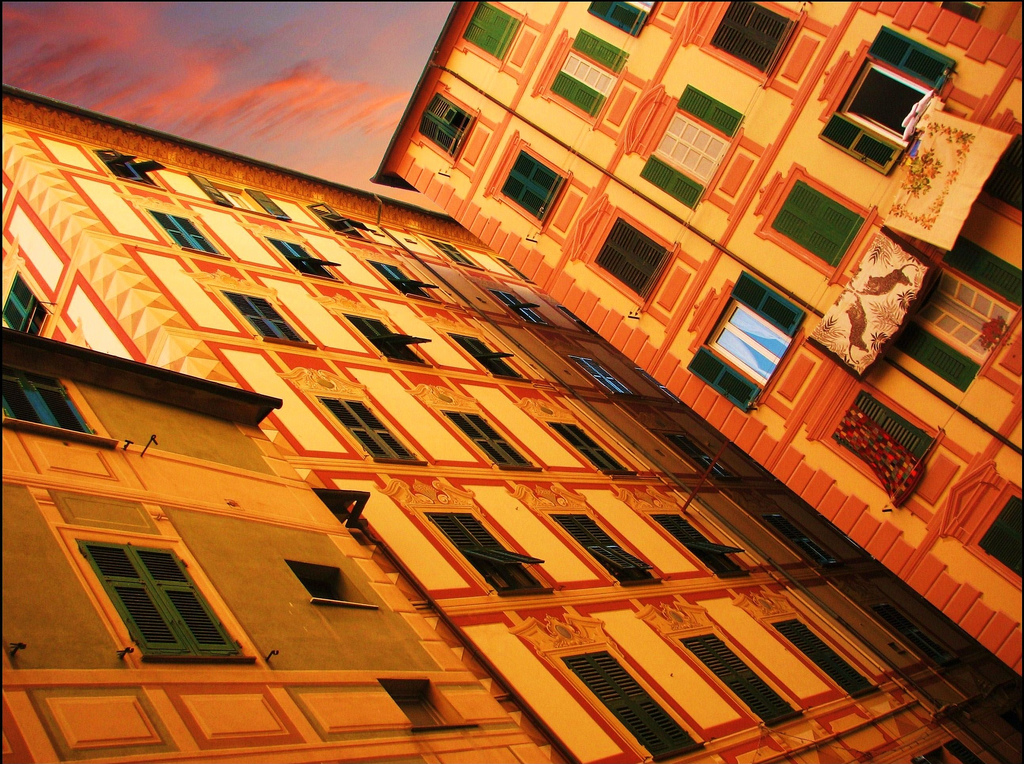
#> input picture 1_code/HW2/original_image/img_013_SRF_4_HR.png, 1024 x 764 px; its folder holds only this picture in this run
$ python main_algorithm.py
#> lines starting #> are read from the running program, lines starting #| are printed output that depends on the picture
"""使用自動 Gamma 校正與 CLAHE 批次調整照片。"""

import argparse
import math
from pathlib import Path

import numpy as np
from PIL import Image, ImageOps, UnidentifiedImageError

ROOT = Path(__file__).resolve().parent
EXTENSIONS = {".jpg", ".jpeg", ".png", ".bmp", ".tif", ".tiff", ".webp"}


def clahe(luminance: np.ndarray, tiles: int = 8, clip_limit: float = 1.4) -> np.ndarray:
    """限制對比度自適應直方圖均衡化，並在相鄰區塊間雙線性插值。"""
    height, width = luminance.shape
    rows, cols = min(tiles, height), min(tiles, width)
    y_edges = np.linspace(0, height, rows + 1, dtype=int)
    x_edges = np.linspace(0, width, cols + 1, dtype=int)
    tables = np.empty((rows, cols, 256), dtype=np.float64)
    for row in range(rows):
        for col in range(cols):
            tile = luminance[y_edges[row]:y_edges[row + 1], x_edges[col]:x_edges[col + 1]]
            hist = np.bincount(tile.ravel(), minlength=256)
            limit = max(1, int(clip_limit * tile.size / 256))
            excess = int(np.maximum(hist - limit, 0).sum())
            hist = np.minimum(hist, limit)
            hist += excess // 256
            hist[:excess % 256] += 1
            tables[row, col] = np.cumsum(hist) * (255.0 / tile.size)

    # 依各區塊中心定位，以插值消除區塊邊界。
    y_centers = (y_edges[:-1] + y_edges[1:] - 1) / 2
    x_centers = (x_edges[:-1] + x_edges[1:] - 1) / 2
    yy = np.interp(np.arange(height), y_centers, np.arange(rows))
    xx = np.interp(np.arange(width), x_centers, np.arange(cols))
    y0 = np.floor(yy).astype(int)[:, None]
    x0 = np.floor(xx).astype(int)[None, :]
    y1 = np.minimum(y0 + 1, rows - 1)
    x1 = np.minimum(x0 + 1, cols - 1)
    wy = (yy[:, None] - y0)
    wx = (xx[None, :] - x0)
    top = tables[y0, x0, luminance] * (1 - wx) + tables[y0, x1, luminance] * wx
    bottom = tables[y1, x0, luminance] * (1 - wx) + tables[y1, x1, luminance] * wx
    return top * (1 - wy) + bottom * wy


def correct_exposure(image: Image.Image, target: float) -> tuple[Image.Image, float]:
    """先以 Gamma 微調整體曝光，再用 CLAHE 增加局部亮度對比。"""
    image = ImageOps.exif_transpose(image).convert("RGB")
    sample = image.copy()
    sample.thumbnail((512, 512))
    histogram = sample.convert("L").histogram()
    pixel_count = sum(histogram)
    mean = sum(value * count for value, count in enumerate(histogram)) / pixel_count / 255
    # 全黑及全白沒有可供調整的細節，也避免 log(0) 或除以零。
    if mean <= 0.001 or mean >= 0.999:
        return image, 1.0
    # 減弱自動校正，保留夕陽、陰天等場景原本的氣氛。
    estimated_gamma = math.log(target) / math.log(mean)
    gamma = max(0.75, min(1.04, 1 + (estimated_gamma - 1) * 0.7))
    ycbcr = np.array(image.convert("YCbCr"))
    luminance = ycbcr[:, :, 0]
    lookup = np.array([round(255 * (value / 255) ** gamma) for value in range(256)], dtype=np.uint8)
    corrected = lookup[luminance]
    enhanced = clahe(corrected)
    # 混合原亮度與 CLAHE 結果，避免局部對比和雜訊過強。
    ycbcr[:, :, 0] = np.clip(0.7 * corrected + 0.3 * enhanced, 0, 255).astype(np.uint8)
    return Image.fromarray(ycbcr, "YCbCr").convert("RGB"), gamma


def main() -> None:
    parser = argparse.ArgumentParser(description="用自動 Gamma 校正與 CLAHE 調整圖片曝光")
    parser.add_argument("--target", type=float, default=0.5, help="目標平均亮度，介於 0 和 1 之間（預設 0.5）")
    args = parser.parse_args()
    if not 0 < args.target < 1:
        parser.error("--target 必須介於 0 和 1 之間，不含 0 和 1")
    source = ROOT / "original_image"
    destination = ROOT / "after_image"
    if not source.is_dir():
        parser.error(f"找不到輸入資料夾：{source}")
    destination.mkdir(parents=True, exist_ok=True)
    files = sorted(path for path in source.iterdir() if path.is_file() and path.suffix.lower() in EXTENSIONS)
    if not files:
        print(f"沒有找到圖片：{source}")
        return
    failures = 0
    for path in files:
        try:
            with Image.open(path) as image:
#> image is the input picture: PIL image 1024x764 RGB; mean R, G, B 170.7, 97.2, 41
                result, gamma = correct_exposure(image, args.target)
#> in correct_exposure, `sample.thumbnail((512, 512))`:
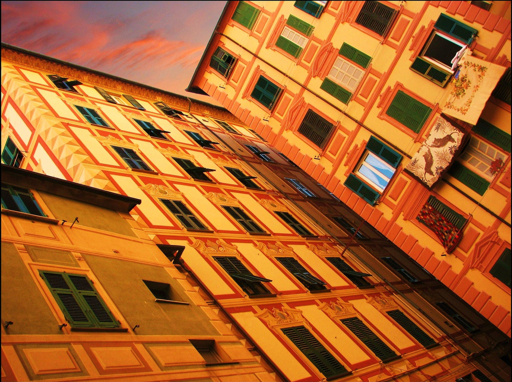
#> sample: PIL image 512x382 RGB; mean R, G, B 170.7, 97.2, 41
#> in correct_exposure, `histogram = sample.convert("L").histogram()`: histogram = 256 values, max 1677 at index 117, min 0 at index 241, mean 764
#> in correct_exposure, `pixel_count = sum(histogram)`: pixel_count = 195584
#> in correct_exposure, `mean = sum(value * count for value, count in enumerate(histogram)) / p..`: mean = 0.442
#> in correct_exposure, `estimated_gamma = math.log(target) / math.log(mean)`: estimated_gamma = 0.85
#> in correct_exposure, `gamma = max(0.75, min(1.04, 1 + (estimated_gamma - 1) * 0.7))`: gamma = 0.895
#> in correct_exposure, `luminance = ycbcr[:, :, 0]`:
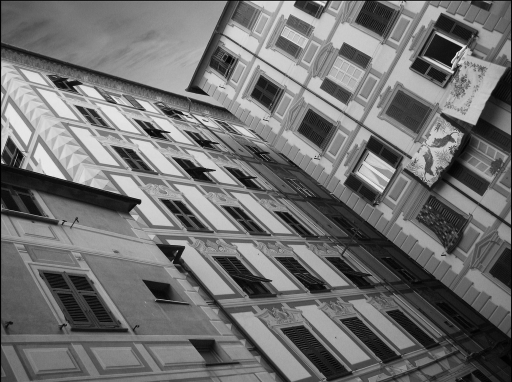
#> luminance: shape (764, 1024) (shown at 1/2 size); min 0, max 252, mean 112.3
#> in correct_exposure, `lookup = np.array([round(255 * (value / 255) ** gamma) for value in ra..`: lookup = 256 values from 0 to 255
#> in clahe, `bottom = tables[y1, x0, luminance] * (1 - wx) + tables[y1, x1, luminan..`:
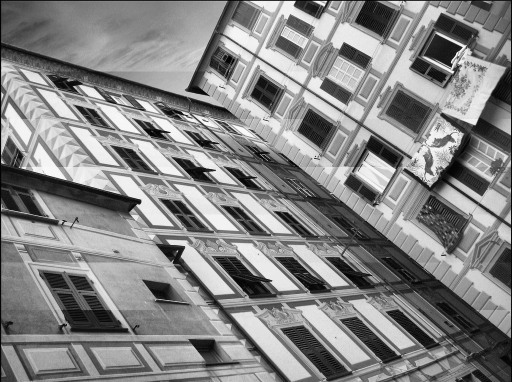
#> bottom: shape (764, 1024) float64 (shown at 1/2 size); min 0.25, max 254, mean 133.5
#> in clahe, `return top * (1 - wy) + bottom * wy`:
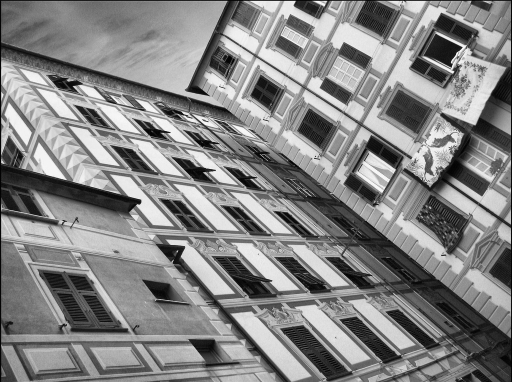
#> returned value: shape (764, 1024) float64 (shown at 1/2 size); min 0.254, max 254.1, mean 132.8
#> in correct_exposure, `ycbcr[:, :, 0] = np.clip(0.7 * corrected + 0.3 * enhanced, 0, 255).ast..`:
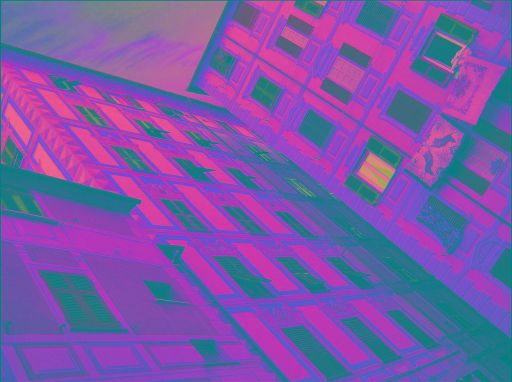
#> ycbcr: shape (764, 1024, 3) (shown at 1/2 size); mean R, G, B 123.7, 87.1, 168.9
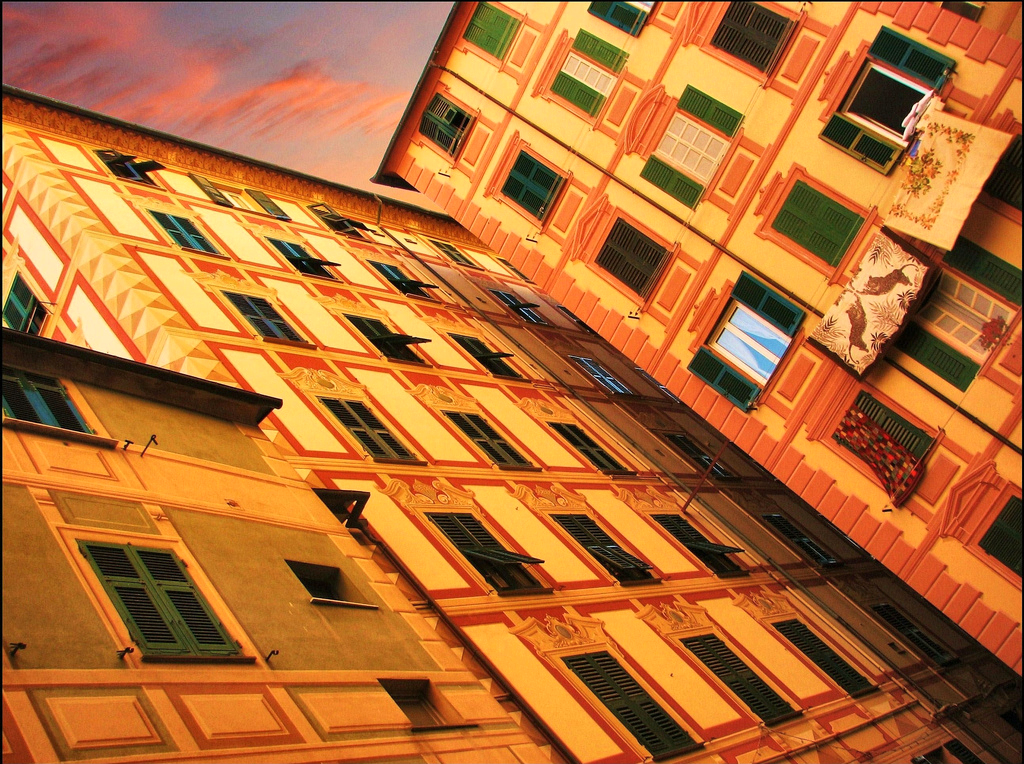
#> result: PIL image 1024x764 RGB; mean R, G, B 179.6, 108.2, 50.7
#> gamma = 0.895
                result.save(destination / path.name)
            print(f"{path.name} -> after_image/{path.name} (gamma={gamma:.2f})")
#| img_013_SRF_4_HR.png -> after_image/img_013_SRF_4_HR.png (gamma=0.89)
        except (OSError, ValueError, UnidentifiedImageError) as error:
            failures += 1
            print(f"處理失敗：{path.name}：{error}")
    if failures:
        raise SystemExit(1)


if __name__ == "__main__":
    main()

$ run again, on 1_code/HW2/original_image/img_090_SRF_4_HR.png
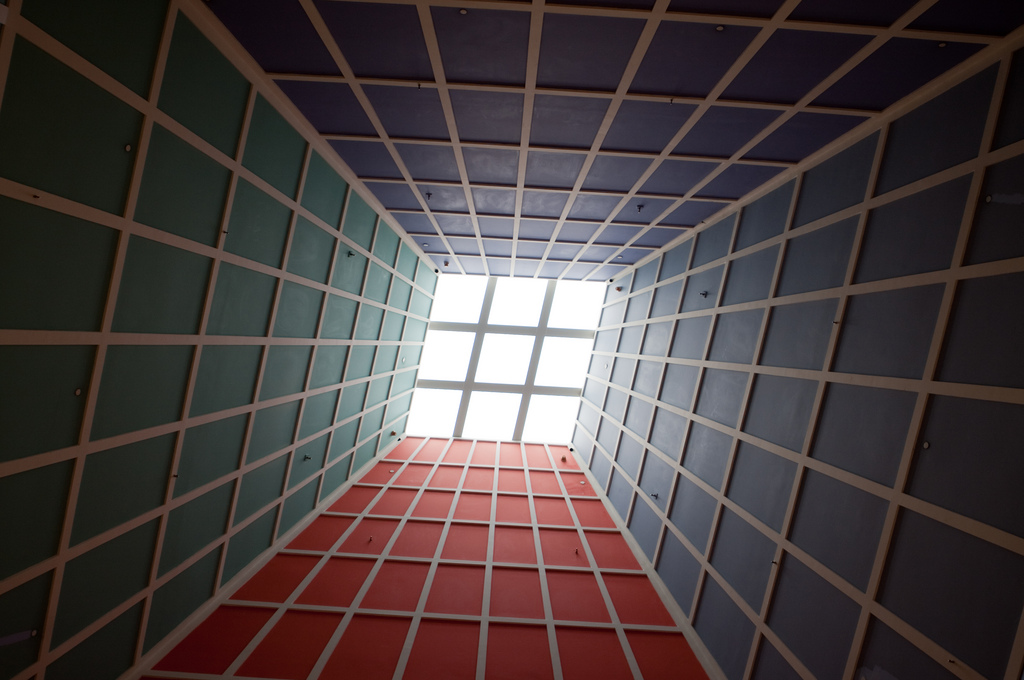
#> input picture 1_code/HW2/original_image/img_090_SRF_4_HR.png, 1024 x 680 px
#> in main, image is the input picture: PIL image 1024x680 RGB; mean R, G, B 74.2, 64.4, 64.5
#> histogram = 256 values, max 4506 at index 255, min 0 at index 0, mean 680
#> pixel_count = 174080
#> mean = 0.264
#> estimated_gamma = 0.521
#> in correct_exposure, `gamma = max(0.75, min(1.04, 1 + (estimated_gamma - 1) * 0.7))`: gamma = 0.75
#> in correct_exposure, `luminance = ycbcr[:, :, 0]`:
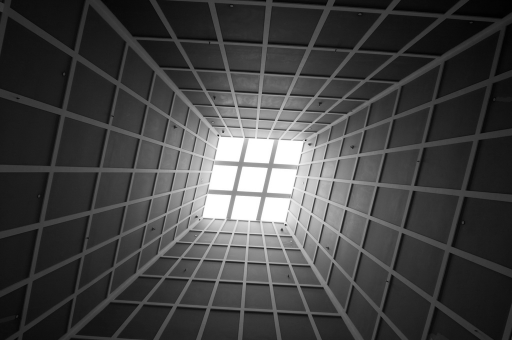
#> luminance: shape (680, 1024) (shown at 1/2 size); min 0, max 255, mean 66.9
#> lookup = 256 values from 0 to 255
#> in main, `result, gamma = correct_exposure(image, args.target)`:
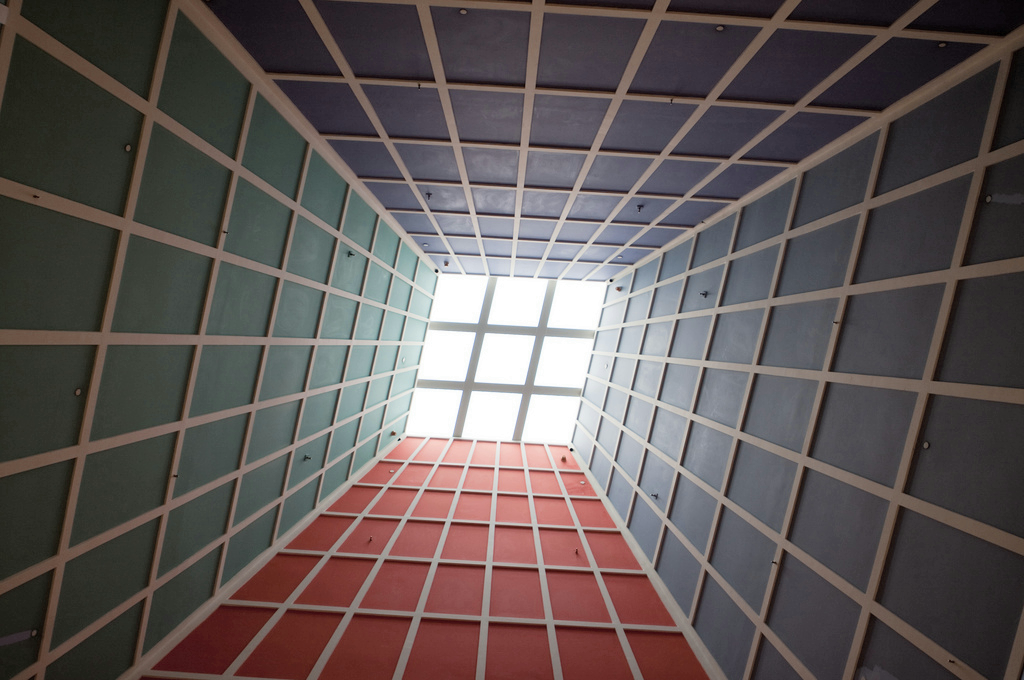
#> result: PIL image 1024x680 RGB; mean R, G, B 96, 87.2, 86.2
#> in main, `result, gamma = correct_exposure(image, args.target)`: gamma = 0.75
#| img_090_SRF_4_HR.png -> after_image/img_090_SRF_4_HR.png (gamma=0.75)

$ run again, on 1_code/HW2/original_image/img_019_SRF_4_HR.png
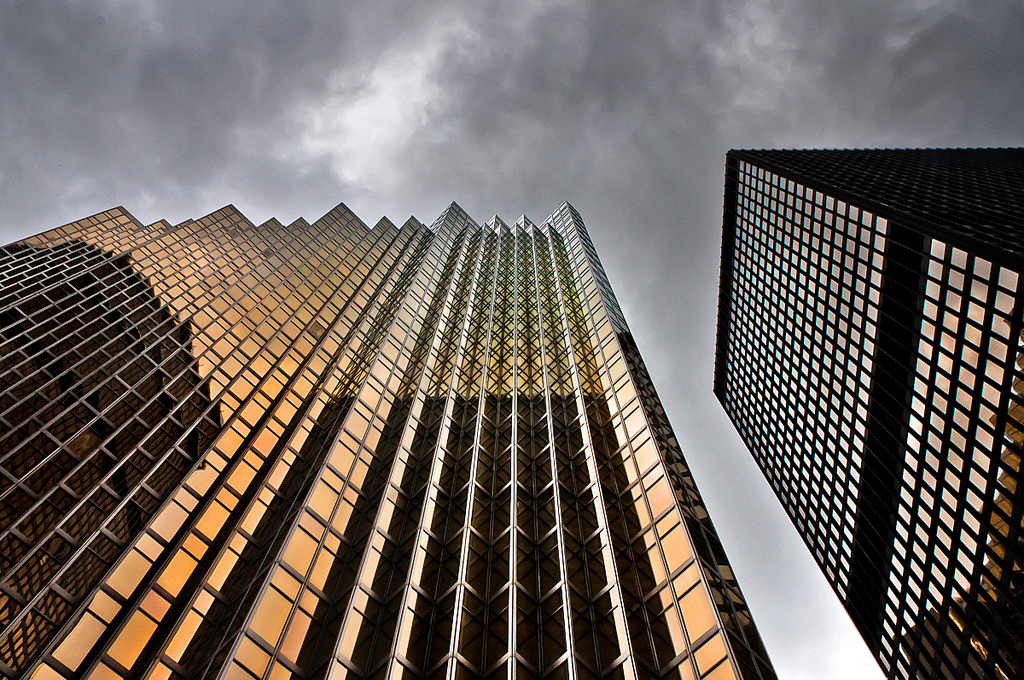
#> input picture 1_code/HW2/original_image/img_019_SRF_4_HR.png, 1024 x 680 px
#> in main, image is the input picture: PIL image 1024x680 RGB; mean R, G, B 109.9, 100.6, 93.2
#> histogram = 256 values, max 4669 at index 0, min 55 at index 252, mean 680
#> pixel_count = 174080
#> mean = 0.402
#> estimated_gamma = 0.761
#> in correct_exposure, `gamma = max(0.75, min(1.04, 1 + (estimated_gamma - 1) * 0.7))`: gamma = 0.833
#> in correct_exposure, `luminance = ycbcr[:, :, 0]`:
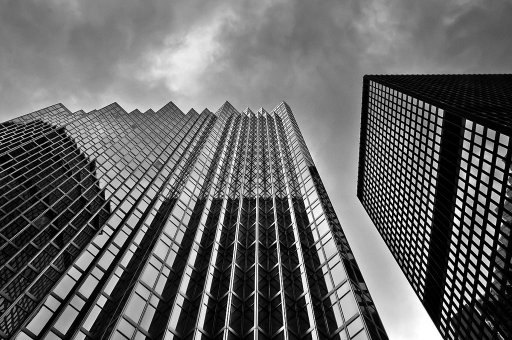
#> luminance: shape (680, 1024) (shown at 1/2 size); min 0, max 255, mean 102
#> lookup = 256 values from 0 to 255
#> in correct_exposure, `ycbcr[:, :, 0] = np.clip(0.7 * corrected + 0.3 * enhanced, 0, 255).ast..`:
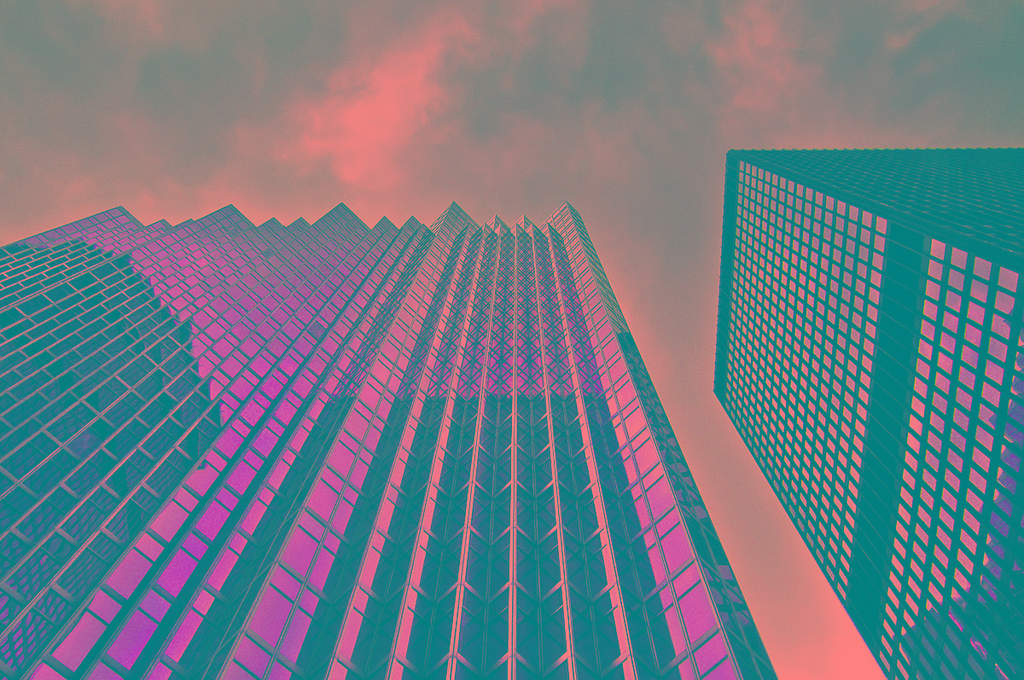
#> ycbcr: shape (680, 1024, 3); mean R, G, B 112.4, 122.4, 132.8
#> in main, `result, gamma = correct_exposure(image, args.target)`: gamma = 0.833
#| img_019_SRF_4_HR.png -> after_image/img_019_SRF_4_HR.png (gamma=0.83)
